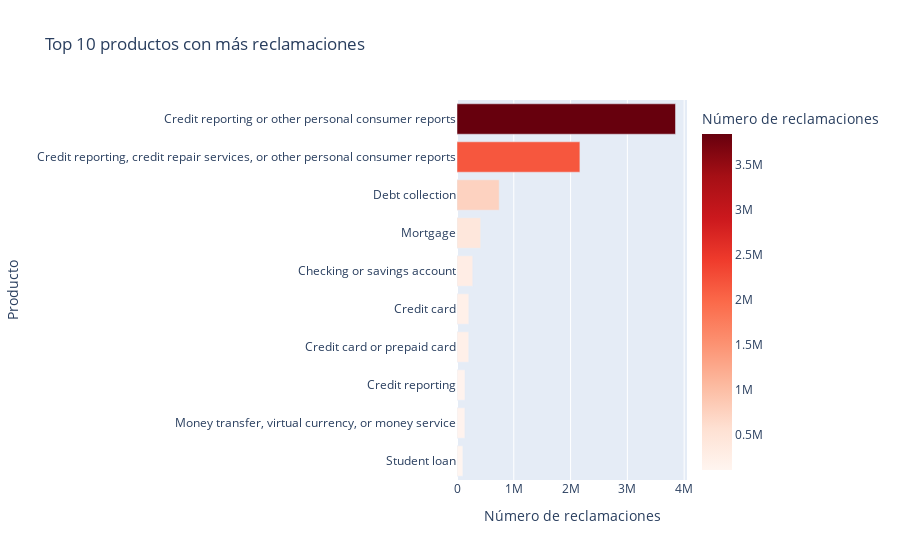

Source (notebook cell):
### Code cell
top_productes = new_df['product'].value_counts().nlargest(10).reset_index()
top_productes.columns = ['product', 'count']

fig = px.bar(top_productes, 
             x='count', y='product', 
             orientation='h',
             title="Top 10 productos con más reclamaciones",
             labels={'count': 'Número de reclamaciones', 'product': 'Producto'},
             color='count',
             color_continuous_scale='Reds')
fig.update_layout(yaxis={'categoryorder':'total ascending'})
fig.show()

### Figure 1 — Plotly figure (JSON) as saved in the notebook; plotly's stock layout.template omitted (floating-point values rounded to 4 significant figures)
{"data": [{"hovertemplate": "Número de reclamaciones=%{marker.color}<br>Producto=%{y}<extra></extra>", "legendgroup": "", "marker": {"color": [3847495, 2163862, 743265, 417506, 277703, 208011, 206370, 140429, 138407, 104488], "coloraxis": "coloraxis", "pattern": {"shape": ""}}, "name": "", "orientation": "h", "showlegend": false, "textposition": "auto", "type": "bar", "x": [3847495, 2163862, 743265, 417506, 277703, 208011, 206370, 140429, 138407, 104488], "xaxis": "x", "y": ["Credit reporting or other personal consumer reports", "Credit reporting, credit repair services, or other personal consumer reports", "Debt collection", "Mortgage", "Checking or savings account", "Credit card", "Credit card or prepaid card", "Credit reporting", "Money transfer, virtual currency, or money service", "Student loan"], "yaxis": "y"}], "layout": {"barmode": "relative", "coloraxis": {"colorbar": {"title": {"text": "Número de reclamaciones"}}, "colorscale": [[0, "rgb(255,245,240)"], [0.125, "rgb(254,224,210)"], [0.25, "rgb(252,187,161)"], [0.375, "rgb(252,146,114)"], [0.5, "rgb(251,106,74)"], [0.625, "rgb(239,59,44)"], [0.75, "rgb(203,24,29)"], [0.875, "rgb(165,15,21)"], [1, "rgb(103,0,13)"]]}, "legend": {"tracegroupgap": 0}, "title": {"text": "Top 10 productos con más reclamaciones"}, "xaxis": {"anchor": "y", "domain": [0, 1], "title": {"text": "Número de reclamaciones"}}, "yaxis": {"anchor": "x", "categoryorder": "total ascending", "domain": [0, 1], "title": {"text": "Producto"}}}}
